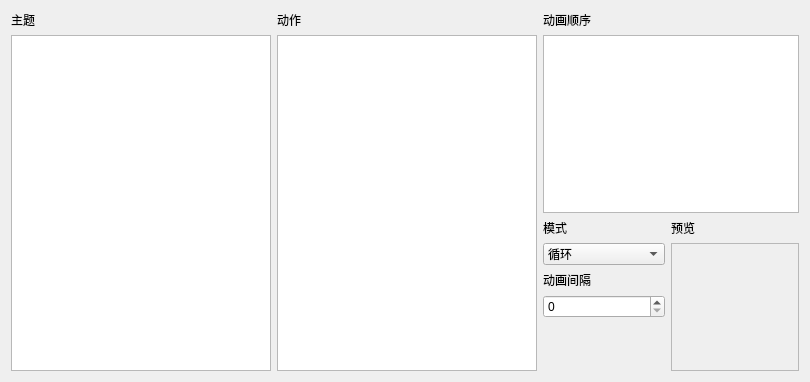
<?xml version="1.0" encoding="UTF-8"?>
<ui version="4.0">
 <class>Setting</class>
 <widget class="QWidget" name="Setting">
  <property name="geometry">
   <rect>
    <x>0</x>
    <y>0</y>
    <width>810</width>
    <height>382</height>
   </rect>
  </property>
  <property name="windowTitle">
   <string>设置</string>
  </property>
  <layout class="QHBoxLayout" name="horizontalLayout">
   <item>
    <layout class="QVBoxLayout" name="verticalLayout">
     <item>
      <widget class="QLabel" name="label_2">
       <property name="text">
        <string>主题</string>
       </property>
      </widget>
     </item>
     <item>
      <widget class="QListWidget" name="theme">
       <property name="contextMenuPolicy">
        <enum>Qt::CustomContextMenu</enum>
       </property>
      </widget>
     </item>
    </layout>
   </item>
   <item>
    <layout class="QVBoxLayout" name="verticalLayout_2">
     <item>
      <widget class="QLabel" name="label_3">
       <property name="text">
        <string>动作</string>
       </property>
      </widget>
     </item>
     <item>
      <widget class="QListWidget" name="action">
       <property name="contextMenuPolicy">
        <enum>Qt::CustomContextMenu</enum>
       </property>
      </widget>
     </item>
    </layout>
   </item>
   <item>
    <layout class="QGridLayout" name="gridLayout">
     <item row="1" column="0" colspan="2">
      <widget class="QListWidget" name="sequence">
       <property name="contextMenuPolicy">
        <enum>Qt::CustomContextMenu</enum>
       </property>
       <property name="dragDropMode">
        <enum>QAbstractItemView::InternalMove</enum>
       </property>
      </widget>
     </item>
     <item row="2" column="0" rowspan="2">
      <layout class="QVBoxLayout" name="verticalLayout_3">
       <item>
        <widget class="QLabel" name="label_6">
         <property name="text">
          <string>模式</string>
         </property>
        </widget>
       </item>
       <item>
        <widget class="QComboBox" name="mode">
         <item>
          <property name="text">
           <string>循环</string>
          </property>
         </item>
         <item>
          <property name="text">
           <string>往返</string>
          </property>
         </item>
        </widget>
       </item>
       <item>
        <widget class="QLabel" name="label_7">
         <property name="text">
          <string>动画间隔</string>
         </property>
        </widget>
       </item>
       <item>
        <widget class="QSpinBox" name="delay"/>
       </item>
       <item>
        <spacer name="verticalSpacer">
         <property name="orientation">
          <enum>Qt::Vertical</enum>
         </property>
         <property name="sizeHint" stdset="0">
          <size>
           <width>20</width>
           <height>0</height>
          </size>
         </property>
        </spacer>
       </item>
      </layout>
     </item>
     <item row="2" column="1">
      <widget class="QLabel" name="label_5">
       <property name="text">
        <string>预览</string>
       </property>
      </widget>
     </item>
     <item row="3" column="1">
      <widget class="QFrame" name="preview">
       <property name="minimumSize">
        <size>
         <width>128</width>
         <height>128</height>
        </size>
       </property>
       <property name="frameShape">
        <enum>QFrame::StyledPanel</enum>
       </property>
       <property name="frameShadow">
        <enum>QFrame::Raised</enum>
       </property>
      </widget>
     </item>
     <item row="0" column="0" colspan="2">
      <widget class="QLabel" name="label_4">
       <property name="text">
        <string>动画顺序</string>
       </property>
      </widget>
     </item>
    </layout>
   </item>
  </layout>
 </widget>
 <layoutdefault spacing="6" margin="11"/>
 <resources/>
 <connections/>
</ui>
